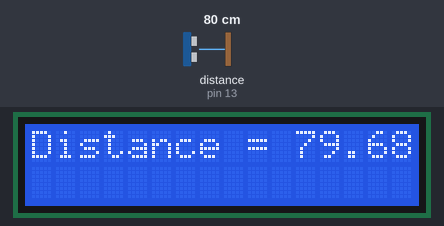
Bench run of a sketch on a simulated Arduino Uno, built with avr-gcc and run on an emulated ATmega328P. Parts: 16×2 character LCD. Wiring (inferred from the names in the program): ultrasonic range finder: trigger pin 10; echo pin 13. The inputs (shaded band) are chosen by the test bench; at power-on: distance to the obstacle (sensor on pin 13) 80 cm. The echo pulse lasts 58.3 µs per cm; what the sketch prints to the serial monitor is not drawn.

Above: at 1.2 s.
1.3 s: distance to the obstacle (sensor on pin 13) set to 4 cm
At 3.8 s:
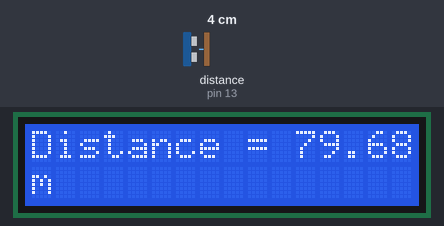
5.4 s: distance to the obstacle (sensor on pin 13) set to 2 cm
At 7.4 s:
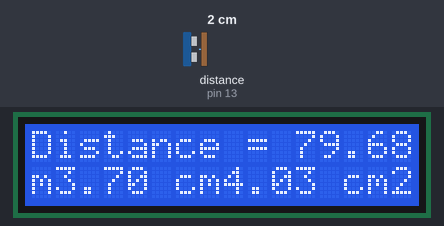
9.5 s: distance to the obstacle (sensor on pin 13) set to 9 cm
At 12.2 s:
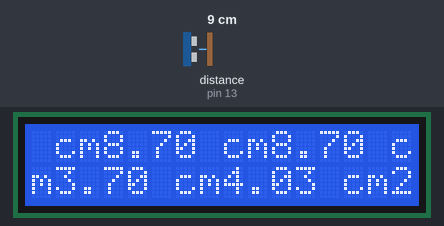
Timing chart, 0 to 13.7 s (numbered marks = the images above; inputs shaded):
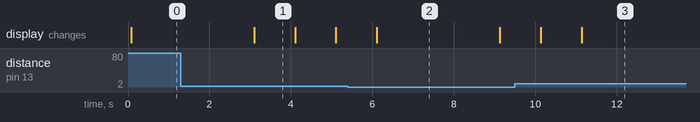

Measured:
- the behaviour switches between 3 and 2 cm on distance to the obstacle (sensor on pin 13) (found by bisection; images 1 and 2)
- after the input at 9.5 s, the display: first changes after 0.63 s (image 3 shows a later state)
- what the display in image 1 shows lasts 1.0 s, from 3.1 s to 4.1 s
- what the display in image 2 shows lasts 3.0 s, from 6.1 s to 9.1 s

The sketch:

Ultrasonic.ino
```cpp
/* MAIN THEME: Using the Ultrasonic sensor
MAIN GOAL: The main goal of this code and activity is to read The distnace if an object with the Ultrasonic sensor and
displays that distance value on the Serial Monitor
*/
#define trigPin 10  //trigger pin of ultrasonic sensor sat as pin 10
#define echoPin 13  //echo pin of ultrasonic sensor set as pin 13
#define MAX_DISTANCE 400  //max distance the sensor can measure
#include <LiquidCrystal.h>   //Library for controlling the LCD
float duration, distance;     //var for storing time and calculated distance
const int rs = 12, en = 11, d4 = 5, d5 = 4, d6 = 3, d7 = 2; //LCD pin connections: RS,EN,D4,D5,D6,D7
LiquidCrystal lcd(rs, en, d4, d5, d6, d7);    //start LCD object

void setup() {
Serial.begin (9600);  //starts communication with serial board @9600bit/seconds
pinMode(trigPin, OUTPUT);  //trigger pin set as OUTPUT
pinMode(echoPin, INPUT);    //echo pin set as INPUT
lcd.begin(16, 2);       //initialize LCD with 16 columns and 2 rows
 lcd.print("Distance = ");  //print Distance = on first row
}

void loop() {
 digitalWrite(trigPin, LOW); //trigger pin set as LOW
 delay(2);                  //wait 2 ms
 digitalWrite(trigPin, HIGH);  //trigger HIGH (ON)
 delay(1);                    //wait 1 ms
 digitalWrite(trigPin, LOW);    //trigger pin LOW (OFF)
 duration = pulseIn(echoPin, HIGH);  //measures time for echo when HIGH
 distance = (duration / 2) * 0.0343;  //convert time to distance (cm)
 Serial.print("Distance = ");           //print Distance =
 if (distance >=400 || distance <=2) {  //check if distance is outside sensor range
  Serial.println("Out of Range");       //if true print out of range
 }
 else {
  Serial.print(distance); //print distance value
  Serial.println(" cm");  //print unit in cm
  lcd.print(distance); //print distance on LCD
  lcd.print(" cm");   //print unit
    delay(500);       //wait 0.5Seconds
 }
 delay(500);
}
```
